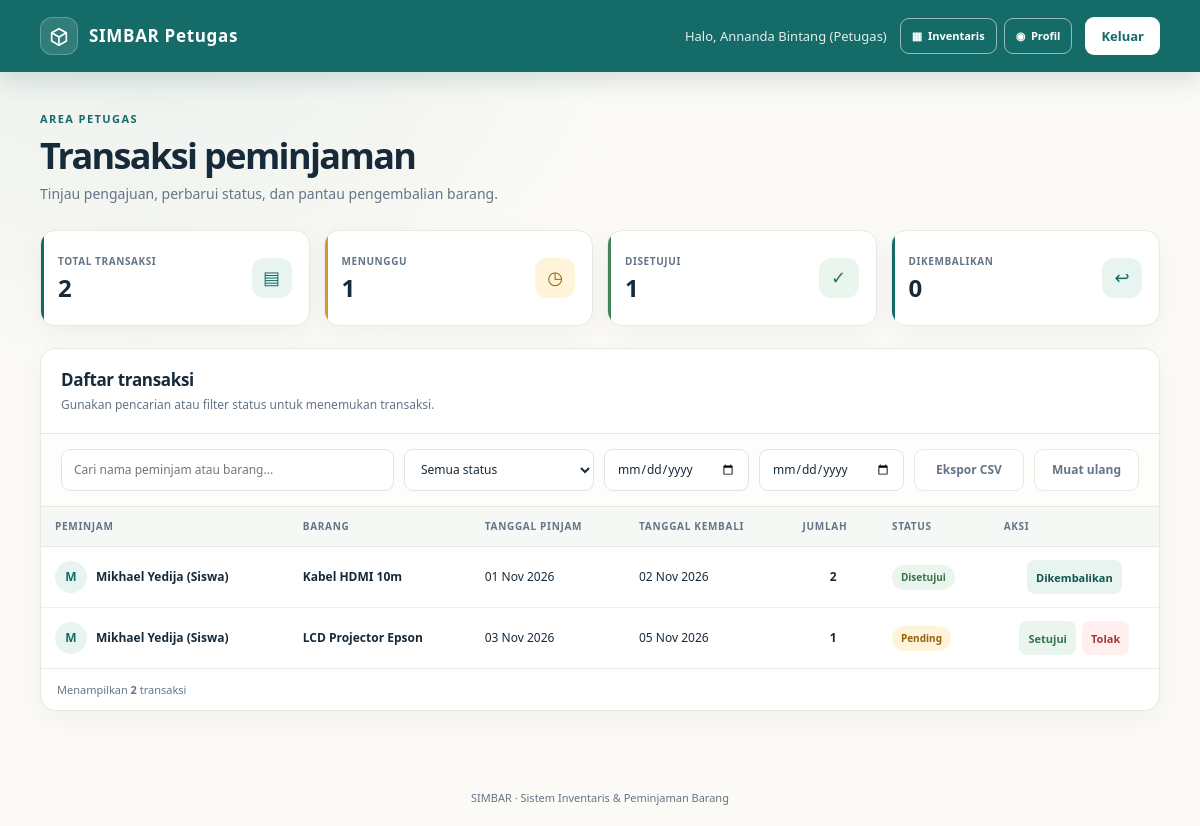
The app's page /petugas/index.php (signed in) with its own data.
### tables this page shows
CREATE TABLE `peminjaman` (
  `id` int(11) NOT NULL,
  `user_id` int(11) NOT NULL,
  `barang_id` int(11) NOT NULL,
  `tanggal_pinjam` date NOT NULL,
  `tanggal_kembali` date NOT NULL,
  `jumlah_pinjam` int(11) NOT NULL DEFAULT 1,
  `status` enum('Pending','Disetujui','Ditolak','Dikembalikan') NOT NULL DEFAULT 'Pending',
  `created_at` timestamp NOT NULL DEFAULT current_timestamp()
);

CREATE TABLE `users` (
  `id` int(11) NOT NULL,
  `nama` varchar(100) NOT NULL,
  `username` varchar(50) NOT NULL,
  `password` varchar(255) NOT NULL,
  `role` enum('admin','petugas','peminjam') NOT NULL DEFAULT 'peminjam',
  `created_at` timestamp NOT NULL DEFAULT current_timestamp()
);

CREATE TABLE `barang` (
  `id` int(11) NOT NULL,
  `nama_barang` varchar(100) NOT NULL,
  `kategori` varchar(50) NOT NULL,
  `foto` varchar(255) DEFAULT NULL,
  `diarsipkan` tinyint(1) NOT NULL DEFAULT 0,
  `stok` int(11) NOT NULL DEFAULT 0,
  `kondisi` enum('Baik','Rusak Ringan') NOT NULL DEFAULT 'Baik',
  `created_at` timestamp NOT NULL DEFAULT current_timestamp()
);

### petugas/index.php (the view, shortened to what this page needs)
<?php
require_once '../config/koneksi.php';
function h($value): string
{
    return htmlspecialchars((string)$value, ENT_QUOTES, 'UTF-8');
}
function tanggal_indonesia($tanggal): string
{
    $timestamp = strtotime($tanggal);
    $bulan = [1 => 'Jan', 'Feb', 'Mar', 'Apr', 'Mei', 'Jun', 'Jul', 'Agu', 'Sep', 'Okt', 'Nov', 'Des'];
    return date('d', $timestamp) . ' ' . $bulan[(int)date('n', $timestamp)] . ' ' . date('Y', $timestamp);
}
$data_peminjaman = [];
try {
    $stmt = $pdo->query(
        'SELECT p.id, u.nama AS nama_peminjam, b.nama_barang,
                p.tanggal_pinjam, p.tanggal_kembali, p.jumlah_pinjam, p.status
         FROM peminjaman p
         JOIN users u ON p.user_id = u.id
         JOIN barang b ON p.barang_id = b.id
         ORDER BY p.id DESC'
    );
    $data_peminjaman = $stmt->fetchAll(PDO::FETCH_ASSOC);
} catch (PDOException $e) {
    error_log('SIMBAR staff transaction query failed: ' . $e->getMessage());
    $error_message = 'Data transaksi belum dapat dimuat. Silakan muat ulang halaman.';
}
$total = count($data_peminjaman);
$pending = 0;
$disetujui = 0;
$dikembalikan = 0;
foreach ($data_peminjaman as $transaksi) {
    switch ($transaksi['status']) {
        case 'Pending':
            $pending++;
            break;
        case 'Disetujui':
            $disetujui++;
            break;
    }
}
$status_class = [
    'Pending' => 'pending',
    'Disetujui' => 'approved',
    'Ditolak' => 'rejected',
    'Dikembalikan' => 'returned',
];
?>
<!DOCTYPE html>
<html lang="id">
<head>
</head>
<body>
    <header class="topbar">
        <div class="topbar-inner container">
            <a class="brand" href="index.php" aria-label="SIMBAR, dashboard petugas">
                <span class="brand-mark" aria-hidden="true">
                    <svg viewBox="0 0 24 24" fill="none" xmlns="http://www.w3.org/2000/svg">
                        <path d="M4 8.5 12 4l8 4.5v9L12 22l-8-4.5v-9Z" stroke="currentColor" stroke-width="1.8" stroke-linejoin="round"/>
                        <path d="m4.5 8.8 7.5 4.3 7.5-4.3M12 13.2V21" stroke="currentColor" stroke-width="1.8" stroke-linejoin="round"/>
                    </svg>
                </span>
                <span>SIMBAR Petugas</span>
            </a>
            <div class="topbar-user">
                <span class="user-name">Halo, <?= h($_SESSION['nama'] ?? 'Petugas') ?></span>
                <nav class="nav-links" aria-label="Navigasi petugas">
                    <a href="../admin/barang.php" aria-label="Inventaris"><span aria-hidden="true">▦</span><span class="nav-label">&nbsp; Inventaris</span></a>
                    <a href="../akun.php" aria-label="Profil"><span aria-hidden="true">◉</span><span class="nav-label">&nbsp; Profil</span></a>
                </nav>
                <a class="logout" href="../logout.php">Keluar</a>
            </div>
        </div>
    </header>
    <main class="container">
        <section class="welcome" aria-labelledby="page-title">
            <div>
                <p class="eyebrow">Area petugas</p>
                <h1 id="page-title">Transaksi peminjaman</h1>
                <p class="welcome-copy">Tinjau pengajuan, perbarui status, dan pantau pengembalian barang.</p>
            </div>
        </section>
        <section class="summary" aria-label="Ringkasan transaksi">
            <article class="summary-card">
                <div><span class="summary-label">Total transaksi</span><strong class="summary-value"><?= $total ?></strong></div>
                <span class="summary-icon" aria-hidden="true">▤</span>
            </article>
            <article class="summary-card pending-card">
                <div><span class="summary-label">Menunggu</span><strong class="summary-value"><?= $pending ?></strong></div>
                <span class="summary-icon" aria-hidden="true">◷</span>
            </article>
            <article class="summary-card approved-card">
                <div><span class="summary-label">Disetujui</span><strong class="summary-value"><?= $disetujui ?></strong></div>
                <span class="summary-icon" aria-hidden="true">✓</span>
            </article>
            <article class="summary-card returned-card">
                <div><span class="summary-label">Dikembalikan</span><strong class="summary-value"><?= $dikembalikan ?></strong></div>
                <span class="summary-icon" aria-hidden="true">↩</span>
            </article>
        </section>
        <section class="panel" aria-labelledby="transactions-title">
            <div class="panel-header">
                <div>
                    <h2 id="transactions-title">Daftar transaksi</h2>
                    <p>Gunakan pencarian atau filter status untuk menemukan transaksi.</p>
                </div>
            </div>
            <div class="filters">
                <input type="search" id="searchInput" aria-label="Cari peminjam atau barang" placeholder="Cari nama peminjam atau barang...">
                <select id="statusFilter" aria-label="Filter status">
                    <option value="">Semua status</option>
                </select>
                <input type="date" id="dateFrom" aria-label="Tanggal pinjam dari" title="Tanggal pinjam dari">
                <input type="date" id="dateTo" aria-label="Tanggal pinjam sampai" title="Tanggal pinjam sampai">
                <a class="refresh export-link" href="../admin/ekspor_peminjaman.php" id="exportLink">Ekspor CSV</a>
                <a class="refresh" href="index.php">Muat ulang</a>
            </div>
            <?php if (empty($data_peminjaman)): ?>
                <div class="empty-state">
                    <span class="empty-icon" aria-hidden="true">▤</span>
                    Belum ada transaksi peminjaman.
                </div>
            <?php else: ?>
                <div class="table-wrap">
                    <table id="transactionTable">
                        <thead>
                            <tr>
                                <th>Peminjam</th>
                                <th>Barang</th>
                                <th>Tanggal pinjam</th>
                                <th>Tanggal kembali</th>
                                <th>Jumlah</th>
                                <th>Status</th>
                                <th>Aksi</th>
                            </tr>
                        </thead>
                        <tbody>
                            <?php foreach ($data_peminjaman as $transaksi): ?>
                                <?php
                                $status = $transaksi['status'];
                                $status_css = $status_class[$status] ?? 'pending';
                                $inisial = function_exists('mb_substr')
                                    ? mb_substr($transaksi['nama_peminjam'], 0, 1, 'UTF-8')
                                    : substr($transaksi['nama_peminjam'], 0, 1);
                                ?>
                                <tr>
                                    <td data-label="Peminjam">
                                        <div class="borrower">
                                            <span class="avatar"><?= h(function_exists('mb_strtoupper') ? mb_strtoupper($inisial, 'UTF-8') : strtoupper($inisial)) ?></span>
                                            <span><?= h($transaksi['nama_peminjam']) ?></span>
                                        </div>
                                    </td>
                                    <td data-label="Barang"><span class="item-name"><?= h($transaksi['nama_barang']) ?></span></td>
                                    <td data-label="Tanggal pinjam" data-date="<?= h($transaksi['tanggal_pinjam']) ?>"><?= h(tanggal_indonesia($transaksi['tanggal_pinjam'])) ?></td>
                                    <td data-label="Tanggal kembali" data-date="<?= h($transaksi['tanggal_kembali']) ?>"><?= h(tanggal_indonesia($transaksi['tanggal_kembali'])) ?></td>
                                    <td class="quantity" data-label="Jumlah"><?= (int)$transaksi['jumlah_pinjam'] ?></td>
                                    <td data-label="Status"><span class="status <?= h($status_css) ?>"><?= h($status) ?></span></td>
                                    <td data-label="Aksi">
                                        <div class="actions">
                                            <?php if ($status === 'Pending'): ?>
                                                <button class="action-button approve" type="button" title="Setujui pengajuan"
                                                    data-action-status="Disetujui" data-action-label="menyetujui"
                                                    data-id="<?= (int)$transaksi['id'] ?>"
                                                    data-nama="<?= h($transaksi['nama_peminjam']) ?>"
                                                    data-barang="<?= h($transaksi['nama_barang']) ?>">Setujui</button>
                                                <button class="action-button reject" type="button" title="Tolak pengajuan"
                                                    data-action-status="Ditolak" data-action-label="menolak"
                                                    data-id="<?= (int)$transaksi['id'] ?>"
                                                    data-nama="<?= h($transaksi['nama_peminjam']) ?>"
                                                    data-barang="<?= h($transaksi['nama_barang']) ?>">Tolak</button>
                                            <?php elseif ($status === 'Disetujui'): ?>
                                                <button class="action-button return" type="button" title="Tandai barang dikembalikan"
                                                    data-action-status="Dikembalikan" data-action-label="menandai barang sebagai dikembalikan"
                                                    data-id="<?= (int)$transaksi['id'] ?>"
                                                    data-nama="<?= h($transaksi['nama_peminjam']) ?>"
                                                    data-barang="<?= h($transaksi['nama_barang']) ?>">Dikembalikan</button>
                                            <?php else: ?>
                                                <span class="date-subtitle">Selesai</span>
                                            <?php endif; ?>
                                        </div>
                                    </td>
                                </tr>
                            <?php endforeach; ?>
                        </tbody>
                    </table>
                </div>
            <?php endif; ?>
            <div class="table-footer">Menampilkan <strong id="rowCount"><?= $total ?></strong> transaksi</div>
        </section>
    </main>
    <footer class="page-footer">SIMBAR · Sistem Inventaris &amp; Peminjaman Barang</footer>
</body>
</html>

### records on screen
peminjaman: user.nama "M", user.nama "Mikhael Yedija (Siswa)", barang.nama_barang "Kabel HDMI 10m", tanggal_pinjam "01 Nov 2026", tanggal_kembali "02 Nov 2026", jumlah_pinjam "2", status "Disetujui"
peminjaman: user.nama "M", user.nama "Mikhael Yedija (Siswa)", barang.nama_barang "LCD Projector Epson", tanggal_pinjam "03 Nov 2026", tanggal_kembali "05 Nov 2026", jumlah_pinjam "1", status "Pending"

### other values on screen
$_SESSION['nama'] "Annanda Bintang (Petugas)"
$total "2"
$pending "1"
$disetujui "1"
$dikembalikan "0"
